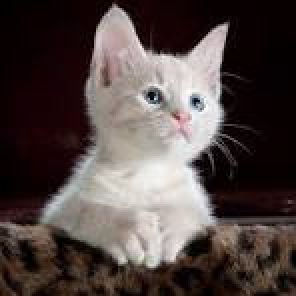
#> input picture cat.jpg, 148 x 148 px (shown 2 times larger)
$ jupyter execute --allow-errors cnn.ipynb   (shell and % lines are left out)
#> lines starting #> are read from the running program, lines starting #| are printed output that depends on the picture
!pip install pillow

[cell 1]
import numpy as np

[cell 2]
from sklearn.datasets import load_digits

[cell 3]
digits=load_digits()

[cell 4]
data=digits.data

[cell 5]
data.shape

[cell 6]
data_new=data.reshape(data.shape[0],8,8)

#> (a cell that did not finish here is left out)

[cell 8]
data[0].shape

[cell 9]
from PIL import Image

[cell 10]
img=Image.open(r'cat.jpg')
#> img is the input picture: PIL image 148x148 RGB; mean R, G, B 82, 70.7, 68.5

[cell 11]
import numpy as np

img_array = np.array(img)
combined_img = np.mean(img_array, axis=2)

[cell 12]
import matplotlib.pyplot as plt
plt.imshow(combined_img, cmap='gray')
plt.axis('off')
plt.show()

[cell 13]
from scipy.ndimage import convolve

# Define the edge detection filter
filter = np.array([[1, 1, 1],
                   [1, -10, 1]])

# Apply the filter to the image
edges = convolve(combined_img, filter)
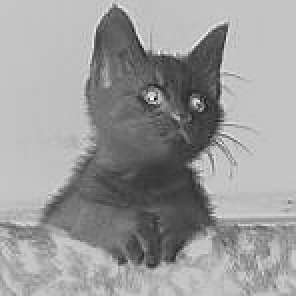
#> edges: shape (148, 148) float64 (shown 2 times larger); min -1699.7, max 486.7, mean -368.2; drawn with min black and max white

# Display the edges
plt.imshow(edges, cmap='gray')
plt.axis('off')
plt.show()

[cell 14]
from scipy.ndimage import maximum_filter

# Apply max pooling to the edges
pooled_edges = maximum_filter(edges, size=3)
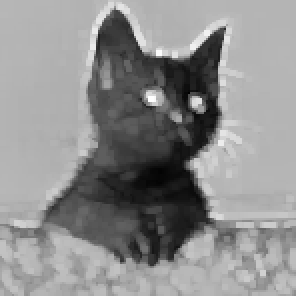
#> pooled_edges: shape (148, 148) float64 (shown 2 times larger); min -1229, max 486.7, mean -273.8; drawn with min black and max white

# Display the pooled edges
plt.imshow(pooled_edges, cmap='gray')
plt.axis('off')
plt.show()

[cell 15]
pooled_edges.shape
#> Out = (148, 148)

[cell 16]
import numpy as np

# Define the pooling function
def max_pooling(image, pool_size=(2, 2)):
#> called with pool_size = (2, 2)
    height, width = image.shape
#> height = 148; width = 148
    pool_height, pool_width = pool_size

    # Calculate the output dimensions
    output_height = height // pool_height
#> output_height = 74
    output_width = width // pool_width
#> output_width = 74

    # Initialize the pooled image
    pooled_image = np.zeros((output_height, output_width))

    # Perform max pooling
    for i in range(output_height):
        for j in range(output_width):
            # Extract the region of interest
            roi = image[i * pool_height : (i + 1) * pool_height, j * pool_width : (j + 1) * pool_width]

            # Find the maximum value in the region
            pooled_value = np.max(roi)

            # Assign the maximum value to the pooled image
            pooled_image[i, j] = pooled_value
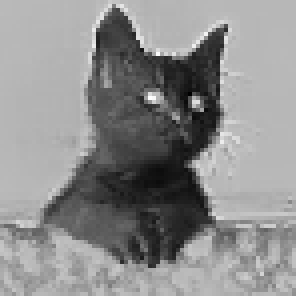
#> pooled_image: shape (74, 74) float64 (shown 4 times larger); min -1302, max 486.7, mean -314; drawn with min black and max white

    return pooled_image

# Apply max pooling to the image
pooled_image = max_pooling(edges)

# Print the dimensions of the pooled image
print(pooled_image.shape)
#| (74, 74)
